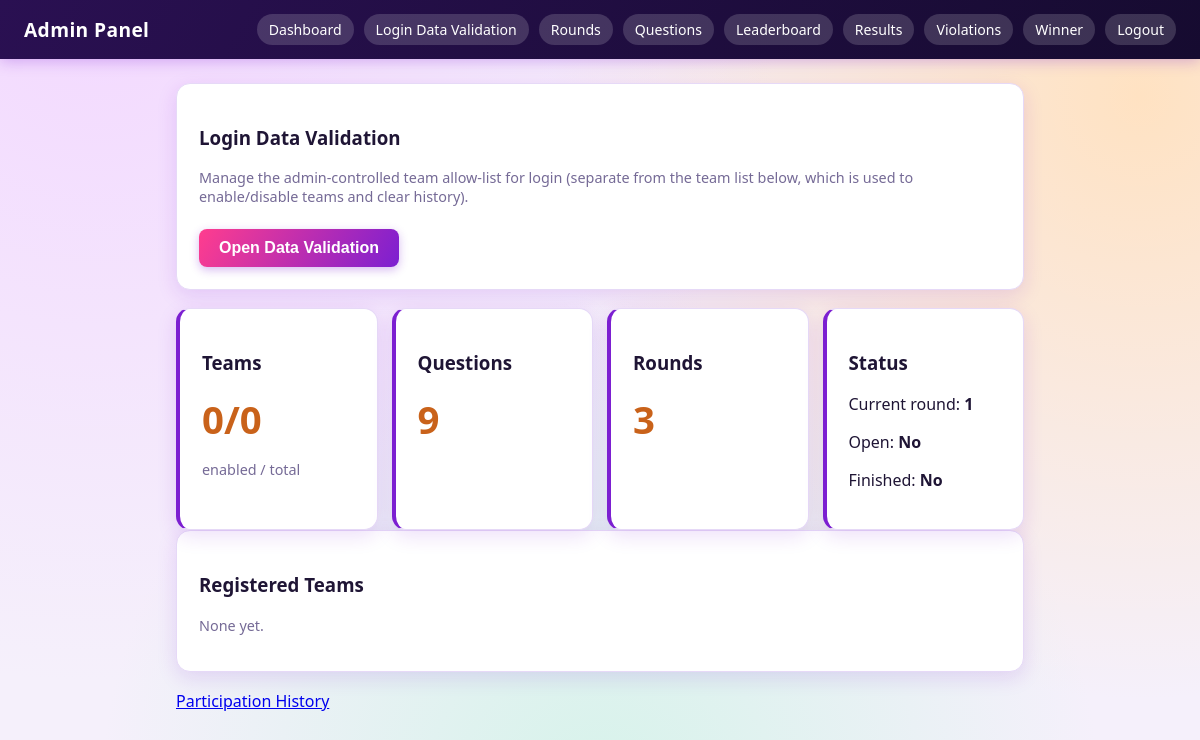
/admin/ (signed in), run on the app's committed database.
### tables this page shows
CREATE TABLE quiz_status (
    id INTEGER PRIMARY KEY CHECK (id = 1),
    current_round INTEGER NOT NULL DEFAULT 1,
    round_open INTEGER NOT NULL DEFAULT 0,
    finished INTEGER NOT NULL DEFAULT 0,
    round_duration INTEGER NOT NULL DEFAULT 60,
    -- Scheduling feature: optional automatic start time for the quiz.
    -- Stored as 'YYYY-MM-DD HH:MM:SS' server-local time. NULL = manual
    -- control only (admin opens Round 1 by hand, as before).
    start_datetime TEXT NULL,
    -- Set to 1 the moment Round 1 has ever been opened (manually or
    -- automatically). Used so the schedule only gates the *initial*
    -- start, not every later round transition.
    quiz_started INTEGER NOT NULL DEFAULT 0,
    -- When 1: once every registered team has submitted the current
    -- round, the next round opens automatically (or the quiz finishes
    -- automatically if there is no next round) -- no admin click needed.
    auto_advance INTEGER NOT NULL DEFAULT 0,
    -- Comma-separated list of every round number ever opened, e.g. "1,2".
    -- Lets each team progress independently: a team still on round 1
    -- keeps access to it even after round 2 opens for teams that are
    -- already done, instead of everyone being forced to the same round.
    opened_rounds TEXT NOT NULL DEFAULT ''
);

### routes/admin.py (the view, shortened to what this page needs)
@admin_bp.route("/", methods=["GET", "POST"])
@admin_required
def dashboard():
    db = _db()
    return render_template(
        "admin/dashboard.html",
        teams=Team.all(db),
        questions_count=len(Question.all(db)),
        rounds=Question.rounds(db),
    )

### app.py (called while the page is built)
def get_db():
    if "db" not in g:
        g.db = sqlite3.connect(DB_PATH)
        g.db.row_factory = sqlite3.Row
        g.db.execute("PRAGMA foreign_keys = ON")
    return g.db

def create_app():
    app = Flask(__name__)
    app.secret_key = "change-me-in-production"
    app.config["DB_PATH"] = DB_PATH
    if not os.path.exists(DB_PATH):
        init_db()
    else:
        migrate_db()
    app.teardown_appcontext(close_db)
    app.register_blueprint(auth_bp)
    app.register_blueprint(quiz_bp)
    app.register_blueprint(admin_bp, url_prefix="/admin")
    @app.context_processor
    def inject_globals():
        from models.quiz_status import QuizStatus
        return {"quiz_status": QuizStatus.get(get_db())}
    return app

### models/question.py (called while the page is built)
    @staticmethod
    def all(db):
        return db.execute("SELECT * FROM questions ORDER BY round_number, id").fetchall()

    @staticmethod
    def rounds(db):
        rows = db.execute("SELECT DISTINCT round_number FROM questions ORDER BY round_number").fetchall()
        return [r["round_number"] for r in rows]

### models/quiz_status.py (called while the page is built)
    @staticmethod
    def get(db):
        return db.execute("SELECT * FROM quiz_status WHERE id=1").fetchone()

### models/team.py (called while the page is built)
    @staticmethod
    def all(db):
        return db.execute("SELECT * FROM teams ORDER BY name").fetchall()

### routes/admin.py (called while the page is built)
def _db():
    from app import get_db
    return get_db()

def admin_required(f):
    @wraps(f)
    def wrapper(*a, **kw):
        if not session.get("is_admin"):
            return redirect(url_for("admin.login"))
        return f(*a, **kw)
    return wrapper

### templates/admin/dashboard.html
{% extends "admin/_base.html" %}
{% block content %}
<div class="card">
  <h3>Login Data Validation</h3>
  <p class="muted">Manage the admin-controlled team allow-list for login (separate from the team list below, which is used to enable/disable teams and clear history).</p>
  <a href="{{ url_for('admin.login_validation') }}"><button type="button">Open Data Validation</button></a>
</div>
<div class="grid">
  <div class="card"><h3>Teams</h3><p class="big">{{ teams|selectattr('is_active')|list|length }}/{{ teams|length }}</p><p class="muted">enabled / total</p></div>
  <div class="card"><h3>Questions</h3><p class="big">{{ questions_count }}</p></div>
  <div class="card"><h3>Rounds</h3><p class="big">{{ rounds|length }}</p></div>
  <div class="card"><h3>Status</h3>
    <p>Current round: <strong>{{ quiz_status.current_round }}</strong></p>
    <p>Open: <strong>{{ 'Yes' if quiz_status.round_open else 'No' }}</strong></p>
    <p>Finished: <strong>{{ 'Yes' if quiz_status.finished else 'No' }}</strong></p>
  </div>
</div>
<div class="card">
  <h3>Registered Teams</h3>
  {% if teams %}
  <table class="leaderboard">
    <thead><tr><th>Team</th><th>Joined</th><th>Status</th><th></th><th></th></tr></thead>
    <tbody>
      {% for t in teams %}
      <tr>
        <td>{{ t.name }}</td>
        <td class="muted">{{ t.created_at }}</td>
        <td>
          <span class="pill {{ 'open' if t.is_active else 'closed' }}">
            {{ 'Enabled' if t.is_active else 'Disabled' }}
          </span>
        </td>
        <td>
          <form method="post" class="inline" style="margin:0">
            <input type="hidden" name="action" value="toggle_active">
            <input type="hidden" name="team_id" value="{{ t.id }}">
            {% if t.is_active %}
              <input type="hidden" name="active" value="0">
              <button type="submit" class="danger">Disable</button>
            {% else %}
              <input type="hidden" name="active" value="1">
              <button type="submit">Enable</button>
            {% endif %}
          </form>
        </td>
        <td>
          <form method="post" class="inline" style="margin:0" onsubmit="return confirm('Delete team \'{{ t.name }}\'? This also removes its results and violation history. This cannot be undone.')">
            <input type="hidden" name="action" value="delete_team">
            <input type="hidden" name="team_id" value="{{ t.id }}">
            <button type="submit" class="danger">Delete</button>
          </form>
        </td>
      </tr>
      {% endfor %}
    </tbody>
  </table>
  {% else %}
  <p class="muted">None yet.</p>
  {% endif %}
</div>
<p><a href="{{ url_for('admin.history') }}">Participation History</a></p>
{% endblock %}

### static/css/style.css (style rules this page uses)
:root { --color-bg: #f5f0fb; --color-surface: #ffffff; --color-ink: #1f1535; --color-muted: #756a96; --color-primary: #7c1fd1; --color-primary-dark: #5b1796; --color-primary-light: #a347e8; --color-accent: #ff9f1c; --color-accent-dark: #c9621a; --color-pop: #ff3d8e; --color-success: #0fae8a; --color-success-light: #d2f8ec; --color-danger: #e63950; --color-danger-light: #ffe1e6; --color-warning-bg: #fff0c2; --color-border: #e6d9f7; --radius: 14px; --shadow: 0 6px 20px rgba(124, 31, 209, .14); }
* { box-sizing:border-box }
body { margin:0; font-family: system-ui,-apple-system,"Segoe UI",Roboto,sans-serif; background: var(--color-bg); background-image: radial-gradient(circle at 8% 0%, #f3d9ff 0%, transparent 50%), radial-gradient(circle at 95% 12%, #ffe2c2 0%, transparent 45%), radial-gradient(circle at 50% 100%, #d6f3ea 0%, transparent 50%); color: var(--color-ink); min-height: 100vh; }
.card { background: var(--color-surface); border:1px solid var(--color-border); border-radius: var(--radius); padding:22px; box-shadow: var(--shadow); margin-bottom:18px; }
.muted { color:var(--color-muted);font-size:.9rem }
button { background: linear-gradient(120deg, var(--color-pop), var(--color-primary)); color:#fff;border:0;padding:10px 20px;border-radius:8px; font-size:1rem;font-weight:600;cursor:pointer;margin-top:8px; box-shadow: 0 3px 10px rgba(124,31,209,.3); transition: transform .1s ease, box-shadow .15s ease; }
.big { font-size:2.4rem;margin:6px 0;font-weight:800;color:var(--color-accent-dark) }

### static/css/admin.css (style rules this page uses)
.grid { display:grid;grid-template-columns:repeat(auto-fit,minmax(180px,1fr));gap:14px }
.grid .card { margin-bottom:0;border-left:4px solid var(--color-primary) }

### data on the page
quiz_status: current_round "1", round_open "No", finished "No"

### other printed values
{{ teams|selectattr('is_active')|list|length }} "0"
{{ teams|length }} "0"
{{ questions_count }} "9"
{{ rounds|length }} "3"
